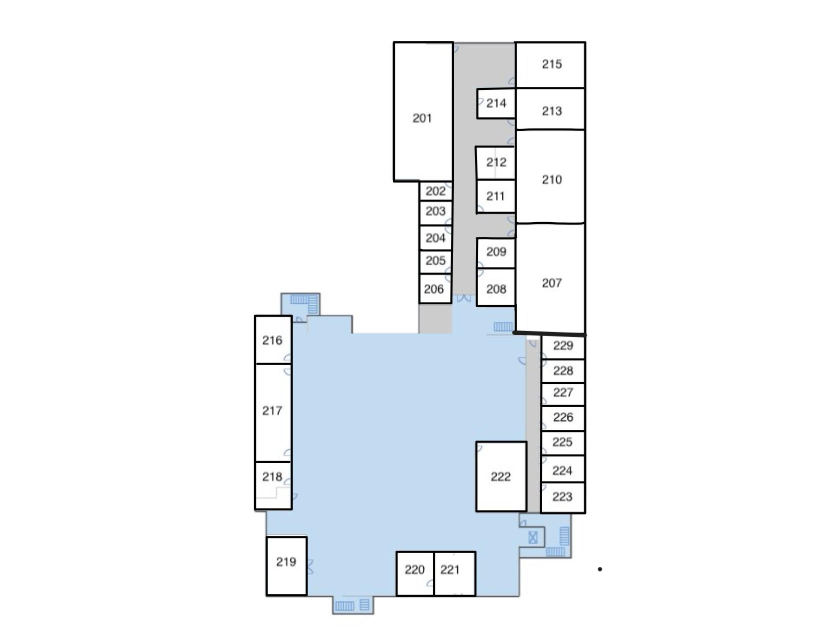
#> input picture fast-api-app/heafey_floor2copy.png, 1668 x 1251 px (shown at 1/2 size)
$ python detect_rooms.py
#> lines starting #> are read from the running program, lines starting #| are printed output that depends on the picture; after the words box and inside, x2 and y2 are one past the last pixel; in counts of white or black regions, pixels touching at a corner belong together
import json
import cv2
import numpy as np
from datetime import datetime, timezone

IMAGE_PATH = "heafey_floor2copy.png"
OUT_JSON = "rooms_corrected_schema_floor2.json"

# ── Tunables ─────────────────────────────────────────────────────────────
BLACK_THRESH = 85          # lower = stricter (only very dark pixels count as walls)
CANNY_LOW = 60
CANNY_HIGH = 180

HOUGH_THRESH = 60
MIN_LINE_LEN = 25
MAX_LINE_GAP = 6

WALL_THICKNESS = 3
CLOSE_KERNEL = 7
CLOSE_ITERS = 2
DILATE_ITERS = 1

MIN_ROOM_AREA = 1500
MAX_ROOM_AREA = 400000
ASPECT_MAX = 25.0
ASPECT_MIN = 0.04
# ────────────────────────────────────────────────────────────────────────

img = cv2.imread(IMAGE_PATH)
#> img is the input picture: shape (1251, 1668, 3); mean B, G, R 246.5, 243.8, 241.2
if img is None:
    raise FileNotFoundError(f"Cannot open {IMAGE_PATH}")

gray = cv2.cvtColor(img, cv2.COLOR_BGR2GRAY)
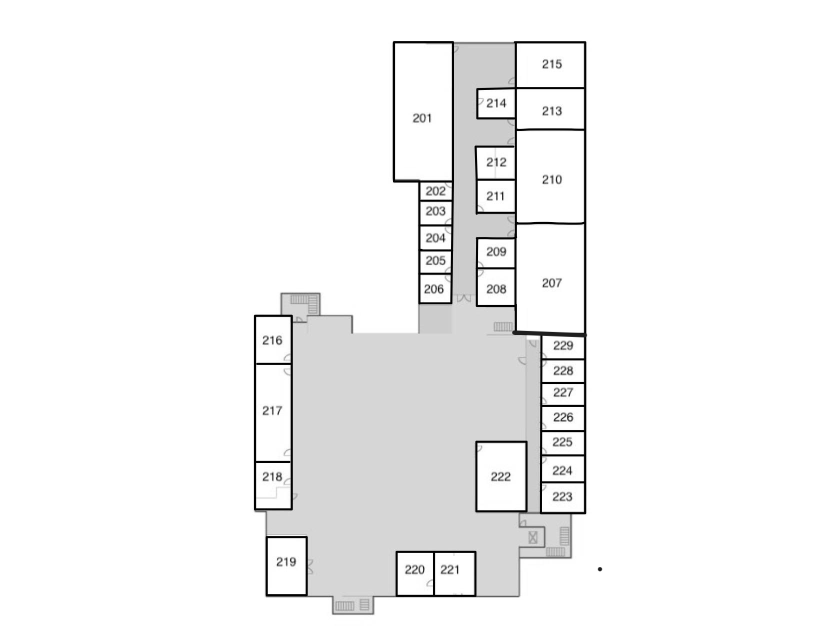
#> gray: shape (1251, 1668) (shown at 1/2 size); min 0, max 255, mean 243.3
h, w = gray.shape
#> h = 1251; w = 1668

# 1) Dark "ink" mask (focus on black walls)
_, ink = cv2.threshold(gray, BLACK_THRESH, 255, cv2.THRESH_BINARY_INV)
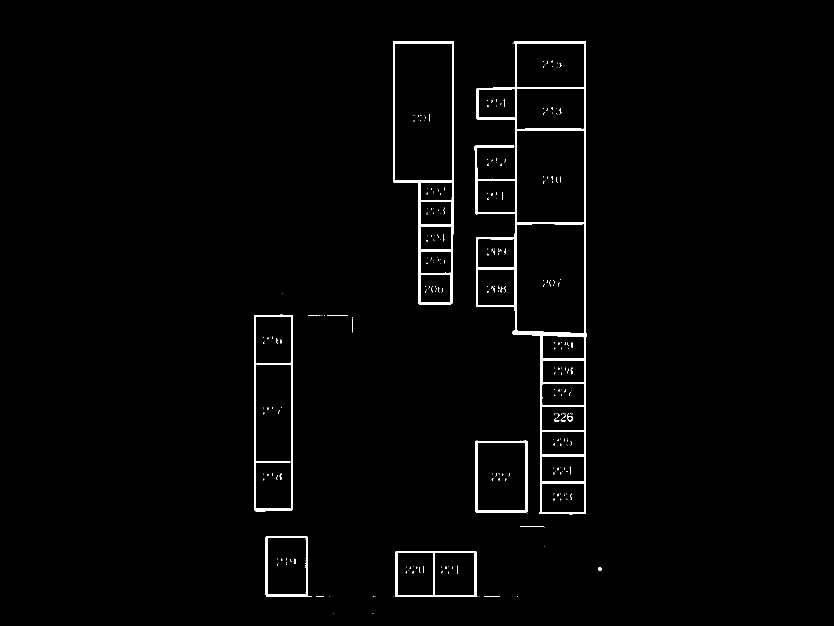
#> ink: shape (1251, 1668) (shown at 1/2 size); 1.7% white; 304 white regions (278 under 20 px), largest, box (x1, y1, x2, y2) and area: (949, 82, 1174, 1029) 16808, (786, 82, 908, 609) 6380, (508, 629, 586, 1021) 4238
ink = cv2.morphologyEx(ink, cv2.MORPH_OPEN, np.ones((3, 3), np.uint8), iterations=1)
#> ink: shape (1251, 1668); 1.6% white; 8 white regions (1 under 20 px), largest, box (x1, y1, x2, y2) and area: (949, 83, 1173, 1029) 16792, (786, 82, 908, 609) 6373, (508, 629, 586, 1021) 4236

# 2) Edges + Hough lines (straight wall segments)
edges = cv2.Canny(ink, CANNY_LOW, CANNY_HIGH)
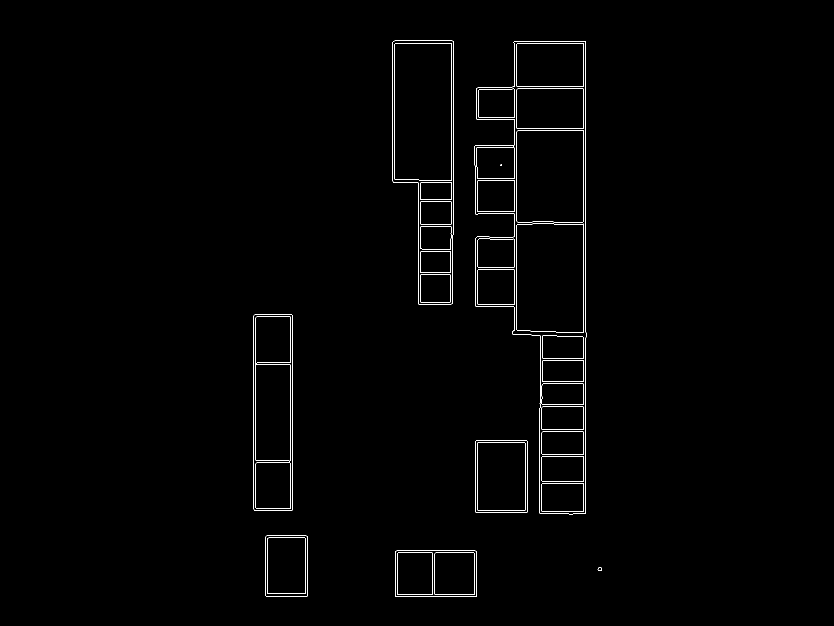
#> edges: shape (1251, 1668) (shown at 1/2 size); 0.77% white in thin lines or dots, all inside (x1, y1, x2, y2) = (507, 81, 1204, 1194)
lines = cv2.HoughLinesP(
    edges, rho=1, theta=np.pi / 180,
    threshold=HOUGH_THRESH,
    minLineLength=MIN_LINE_LEN,
    maxLineGap=MAX_LINE_GAP,
)
#> lines = 117 rows, first 6: [1167, 1027, 1167, 674], [1171, 1027, 1171, 675], [1033, 442, 1033, 82], [507, 1018, 507, 631], [511, 1020, 511, 629], [1029, 467, 1029, 82]

line_img = np.zeros_like(gray)
if lines is not None:
    for (x1, y1, x2, y2) in lines[:, 0]:
        cv2.line(line_img, (x1, y1), (x2, y2), 255, WALL_THICKNESS)
#> this loop made 117 passes
#> (x1, y1, x2, y2) on passes 1 to 12: (1167, 1027, 1167, 674), (1171, 1027, 1171, 675), (1033, 442, 1033, 82), (507, 1018, 507, 631), (511, 1020, 511, 629), (1029, 467, 1029, 82), (585, 1019, 585, 630), (581, 1020, 581, 629), (903, 399, 903, 81), (907, 394, 907, 83), (836, 606, 836, 359), (785, 86, 902, 86)
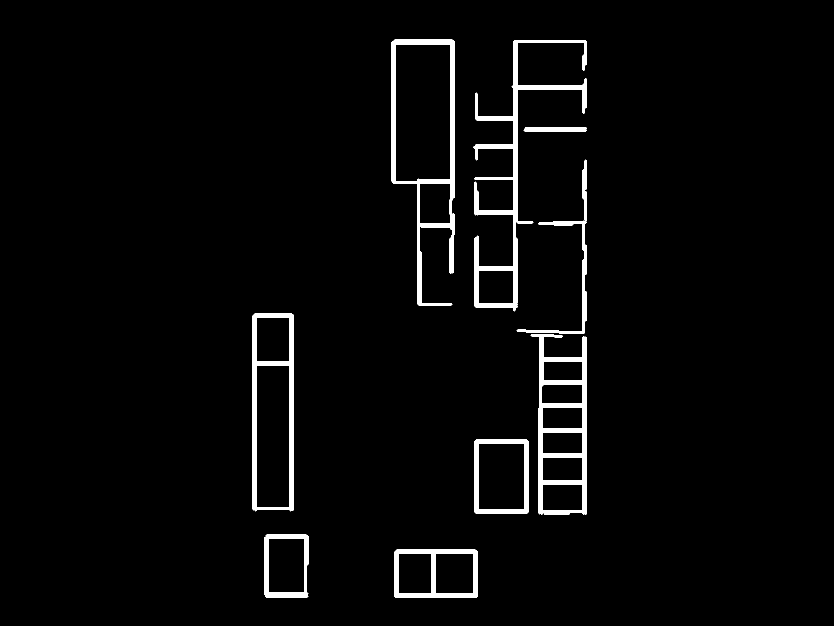
#> line_img: shape (1251, 1668) (shown at 1/2 size); 3% white; 9 white regions, largest, box (x1, y1, x2, y2) and area: (946, 80, 1174, 623) 13372, (1061, 668, 1174, 1030) 11395, (783, 79, 910, 611) 10961

# 3) Combine ink + lines into final wall mask, then seal small gaps
walls = cv2.bitwise_or(ink, line_img)
#> walls: shape (1251, 1668); 3.2% white; 8 white regions (1 under 20 px), largest, box (x1, y1, x2, y2) and area: (946, 80, 1174, 1030) 32806, (783, 79, 910, 611) 12289, (505, 627, 588, 1023) 8964

k_close = cv2.getStructuringElement(cv2.MORPH_RECT, (CLOSE_KERNEL, CLOSE_KERNEL))
walls = cv2.morphologyEx(walls, cv2.MORPH_CLOSE, k_close, iterations=CLOSE_ITERS)
#> walls: shape (1251, 1668); 3.2% white; 8 white regions (1 under 20 px), largest, box (x1, y1, x2, y2) and area: (946, 80, 1174, 1030) 32879, (783, 79, 910, 611) 12306, (505, 627, 588, 1023) 8967
walls = cv2.dilate(walls, np.ones((3, 3), np.uint8), iterations=DILATE_ITERS)
#> walls: shape (1251, 1668); 4% white; 8 white regions, largest, box (x1, y1, x2, y2) and area: (945, 79, 1175, 1031) 40721, (782, 78, 911, 612) 15396, (504, 626, 589, 1024) 11041

# 4) Flood-fill outside on free space, so "inside_free" = enclosed room regions
free = (walls == 0).astype(np.uint8) * 255
temp = free.copy()
ff_mask = np.zeros((h + 2, w + 2), dtype=np.uint8)

for seed in [(0, 0), (w - 1, 0), (0, h - 1), (w - 1, h - 1)]:
    x, y = seed
    if temp[y, x] == 255:
        cv2.floodFill(temp, ff_mask, seed, 128, flags=4)
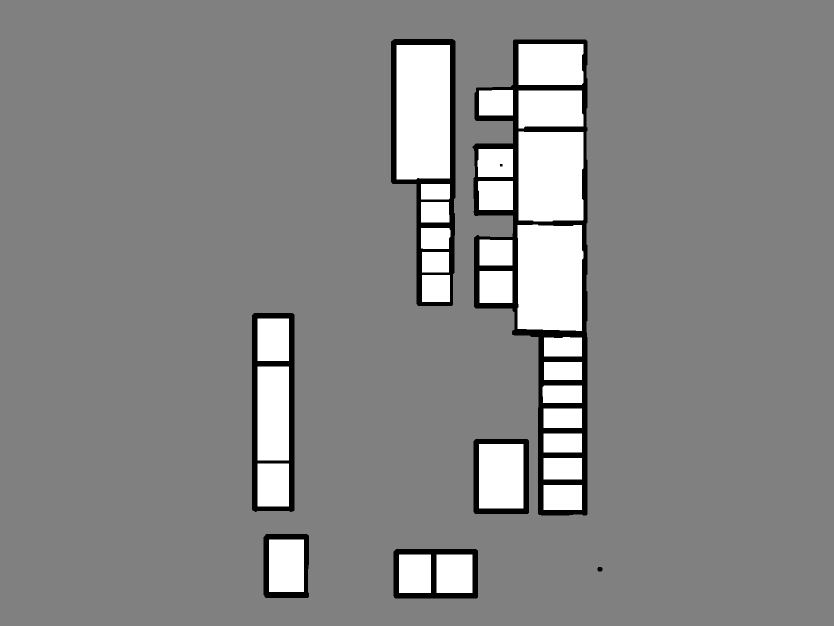
#> temp: shape (1251, 1668) (shown at 1/2 size); min 0, max 255, mean 135.2

outside = (temp == 128).astype(np.uint8) * 255
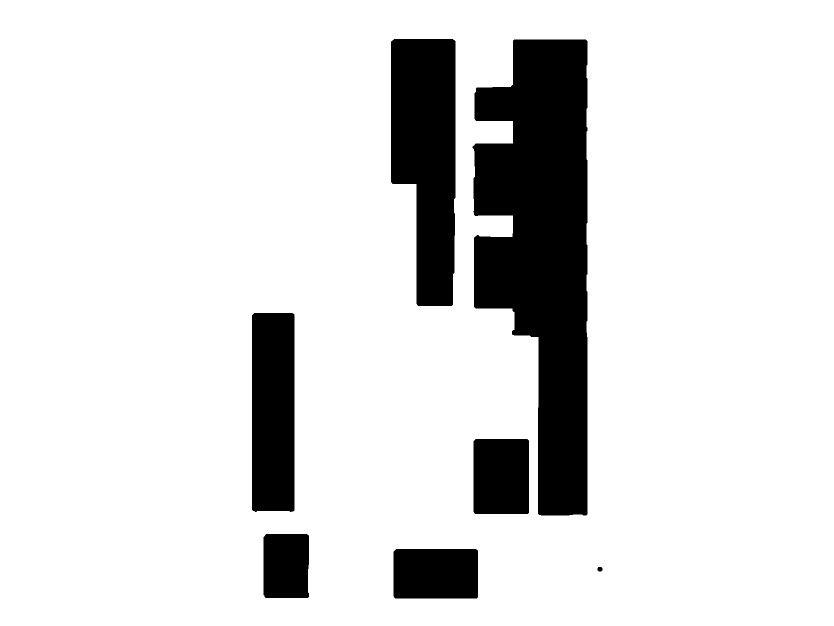
#> outside: shape (1251, 1668) (shown at 1/2 size); 86.3% white; 7 black regions, largest, box (x1, y1, x2, y2) and area: (945, 79, 1175, 1031) 150738, (782, 78, 911, 612) 55785, (504, 626, 589, 1024) 33658
inside_free = cv2.bitwise_and(free, cv2.bitwise_not(outside))
#> inside_free: shape (1251, 1668); 9.7% white; 29 white regions, largest, box (x1, y1, x2, y2) and area: (793, 90, 900, 359) 28647, (1035, 449, 1167, 662) 26881, (1037, 263, 1167, 443) 22915

# 5) Connected components on inside_free
num_labels, labels, stats, _ = cv2.connectedComponentsWithStats(inside_free, connectivity=4)
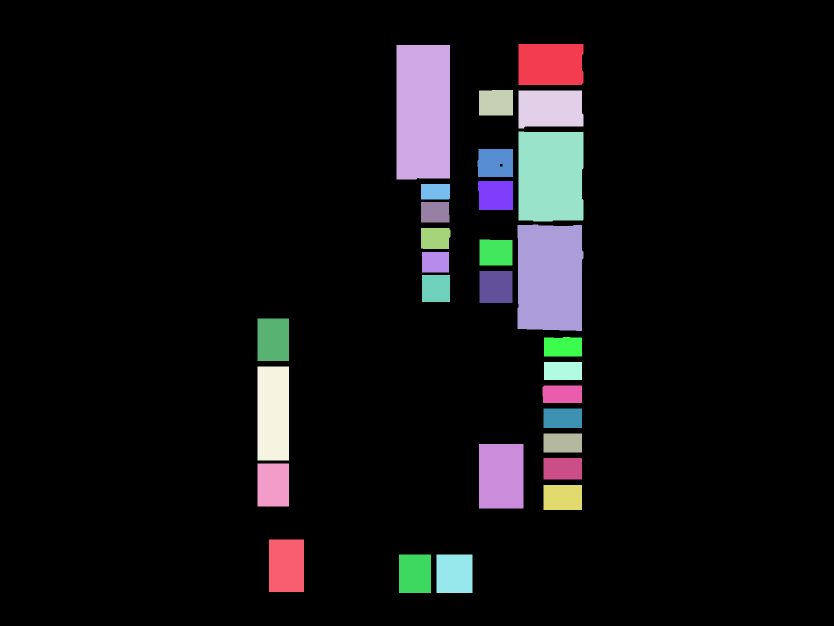
#> labels: shape (1251, 1668) int32 (shown at 1/2 size); 30 distinct labels, from 0 to 29; one colour per label, 0 black
#> num_labels = 30; stats = 30 rows, first 6: [0, 0, 1668, 1251, 1884367], [1037, 88, 130, 82, 10552], [793, 90, 107, 269, 28647], [958, 180, 68, 51, 3442], [1037, 181, 130, 76, 9266], [1037, 263, 130, 180, 22915]

raw_rooms = []
for i in range(1, num_labels):
    x, y, ww, hh, area = stats[i]

    if area < MIN_ROOM_AREA or area > MAX_ROOM_AREA:
        continue

    aspect = ww / hh if hh > 0 else 0.0
    if aspect > ASPECT_MAX or aspect < ASPECT_MIN:
        continue

    raw_rooms.append((int(y), int(x), int(ww), int(hh)))
#> this loop made 29 passes
#> (x, y, ww, hh, area, aspect) on passes 1 to 12: (1037, 88, 130, 82, 10552, 1.59), (793, 90, 107, 269, 28647, 0.398), (958, 180, 68, 51, 3442, 1.33), (1037, 181, 130, 76, 9266, 1.71), (1037, 263, 130, 180, 22915, 0.722), (955, 298, 71, 56, 3886, 1.27), (956, 362, 70, 58, 3982, 1.21), (842, 368, 58, 31, 1795, 1.87), (842, 404, 57, 41, 2311, 1.39), (1035, 449, 132, 213, 26881, 0.62), (842, 456, 59, 42, 2398, 1.4), (959, 479, 66, 52, 3387, 1.27)
#> after the loop, raw_rooms = 29 items, first 6: (88, 1037, 130, 82), (90, 793, 107, 269), (180, 958, 68, 51), (181, 1037, 130, 76), (263, 1037, 130, 180), (298, 955, 71, 56)

# Sort top-to-bottom, left-to-right for stable room numbering
raw_rooms.sort(key=lambda r: (r[0], r[1]))

rooms = []
updated_at = datetime.now(timezone.utc).replace(microsecond=0).isoformat().replace("+00:00", "Z")
for idx, (y, x, ww, hh) in enumerate(raw_rooms, start=1):
    rooms.append({
        "room_number": str(idx),
        "status": "clear",
        "firefighters": "None",
        "x_pos": float(x),
        "y_pos": float(y),
        "width": float(ww),
        "height": float(hh),
        "shape_type": "rectangle",
        "updated_at": updated_at,
    })
#> this loop made 29 passes
#> (y, x, ww, hh) on passes 1 to 12: (88, 1037, 130, 82), (90, 793, 107, 269), (180, 958, 68, 51), (181, 1037, 130, 76), (263, 1037, 130, 180), (298, 955, 71, 56), (362, 956, 70, 58), (368, 842, 58, 31), (404, 842, 57, 41), (449, 1035, 132, 213), (456, 842, 59, 42), (479, 959, 66, 52)
#> after the loop, rooms = 29 items

out = {
    "name": "Heafey Building",
    "floors": [
        {
            "level": 2,
            "rooms": rooms,
        }
    ],
}

with open(OUT_JSON, "w") as f:
    json.dump(out, f, indent=2)

print(f"Saved {OUT_JSON} with {len(rooms)} rooms")
#| Saved rooms_corrected_schema_floor2.json with 29 rooms
